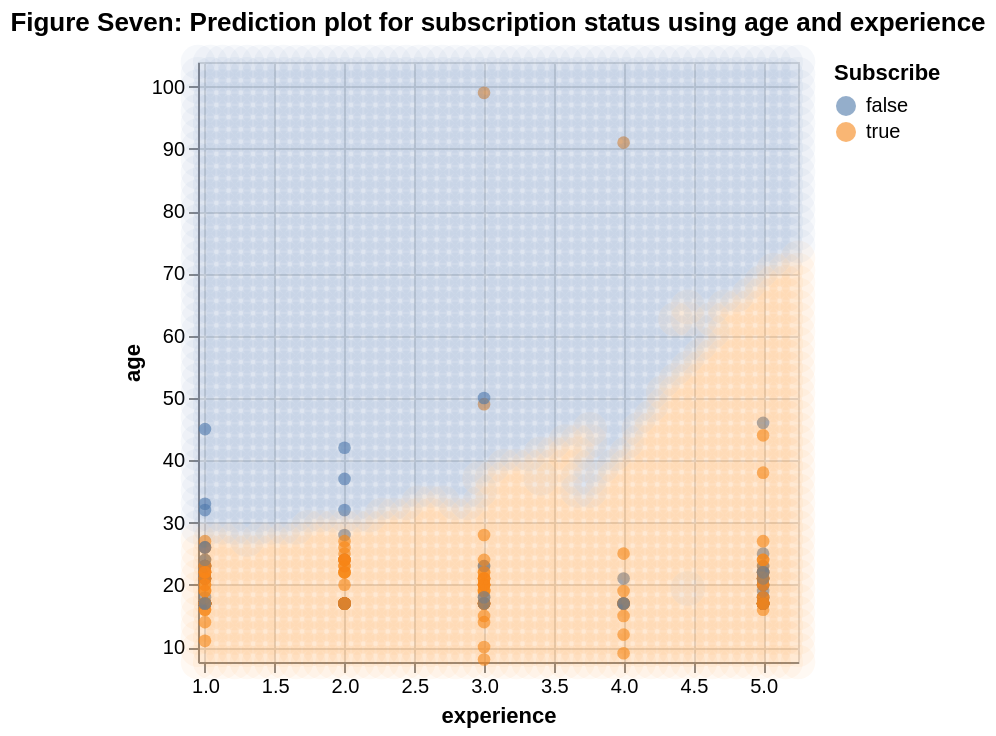

Notebook code cell kept with this figure:
### Markdown cell above
**Precision= 0.77**

**Recall=1.00**

### Code cell
#Scatter plot of experience versus age where background color indicates the decision of the classifier.

# 1. Create the grid of feature values
experience_grid = np.linspace(
    players_wrangled["experience"].min() * 0.95,
    players_wrangled["experience"].max() * 1.05,
    50
)

age_grid = np.linspace(
    players_wrangled["age"].min() * 0.95,
    players_wrangled["age"].max() * 1.05,
    50
)

grid = np.array(np.meshgrid(experience_grid, age_grid)).reshape(2, -1).T
grid = pd.DataFrame(grid, columns=["experience", "age"])


# 2. Predict at the grid points
knnPredGrid = knn_pipeline.predict(grid) #check this

# 3. Bind predictions to the grid
prediction_table = grid.copy()
prediction_table["predicted"] = knnPredGrid


# 4. Plot original data
unscaled_plot = alt.Chart(players_wrangled).mark_point(
    opacity=0.6,
    filled=True,
    size=40
).encode(
    x=alt.X(
        "experience",
        scale=alt.Scale(
            nice=False,
            domain=[
                players_wrangled["experience"].min() * 0.95,
                players_wrangled["experience"].max() * 1.05
            ]
        )
    ),
    y=alt.Y(
        "age",
        scale=alt.Scale(
            nice=False,
            domain=[
                players_wrangled["age"].min() * 0.95,
                players_wrangled["age"].max() * 1.05
            ]
        )
    ),
    color=alt.Color("subscribe:N", title="Subscribe")
)


# 5. Plot prediction background
prediction_plot = alt.Chart(prediction_table).mark_point(
    opacity=0.05,
    filled=True,
    size=300
).encode(
    x="experience",
    y="age",
    color=alt.Color("predicted:N", title="Subscribe")
)


# 6. Combine plots
final_plot=unscaled_plot + prediction_plot.properties(title='Figure Seven: Prediction plot for subscription status using age and experience')
final_plot

### Figure 1 — Vega-Lite specification as saved in the notebook (floating-point values rounded to 4 significant figures; data arrays with more than 128 entries replaced by an {"elided": "..."} marker saying what was removed)
{"config": {"view": {"continuousWidth": 300, "continuousHeight": 300}}, "layer": [{"data": {"name": "data-1257f3a973647513b7c8914d4237855b"}, "mark": {"type": "point", "filled": true, "opacity": 0.6, "size": 40}, "encoding": {"color": {"field": "subscribe", "title": "Subscribe", "type": "nominal"}, "x": {"field": "experience", "scale": {"domain": [0.95, 5.25], "nice": false}, "type": "quantitative"}, "y": {"field": "age", "scale": {"domain": [7.6, 104.0], "nice": false}, "type": "quantitative"}}}, {"data": {"name": "data-b780e4ef7be68219e699ff7210406f41"}, "mark": {"type": "point", "filled": true, "opacity": 0.05, "size": 300}, "encoding": {"color": {"field": "predicted", "title": "Subscribe", "type": "nominal"}, "x": {"field": "experience", "type": "quantitative"}, "y": {"field": "age", "type": "quantitative"}}, "title": "Figure Seven: Prediction plot for subscription status using age and experience"}], "$schema": "https://vega.github.io/schema/vega-lite/v5.20.1.json", "datasets": {"data-1257f3a973647513b7c8914d4237855b": {"elided": "196 records"}, "data-b780e4ef7be68219e699ff7210406f41": {"elided": "2500 records"}}}
